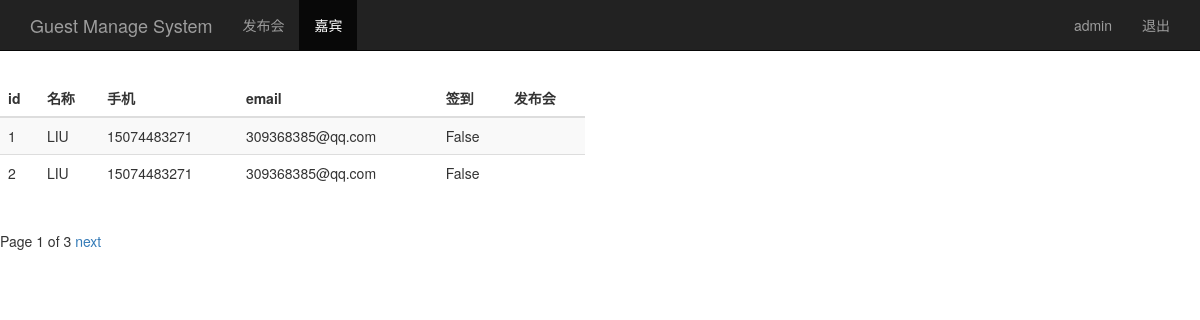
The page /guest_manage/ (signed in) on the database its author committed.
### sign/models.py (models this page shows, shortened)
class Guest(models.Model):
    event = models.ForeignKey(Event)#关联发布会主键
    realname = models.CharField(max_length=64)
    phone = models.CharField(max_length=16)
    email = models.EmailField()
    sign = models.BooleanField() #签到状态
    create_time = models.DateTimeField(auto_now=True)
    class Meta:
        unique_together = ('event','phone') #联合主键

### sign/views.py (the view)
# urls.py: url(r'^guest_manage/',views.guest_manage),
@login_required
def guest_manage(request):
    username = request.session.get('user','')
    guest_list = Guest.objects.all()
    paginator = Paginator(guest_list,2) # 对guestlist分页，每页条数据
    page = request.GET.get('page')
    try:
        contacts = paginator.page(page) # 获取page页
    except PageNotAnInteger:
        contacts = paginator.page(1)
    except EmptyPage:
        contacts = paginator.page(paginator.num_pages)
    return render(request,'guest_manage.html',{'user':username,'guests':contacts}) #返回当前页数据

### templates/guest_manage.html (shortened to what this page needs)
<!DOCTYPE html>
<html lang="en">
<head>
    {% load bootstrap3 %}
    {% bootstrap_css %}
</head>
<body>
    <nav class="navbar navbar-inverse navbar-fixed-top">
        <div class="container">
            <div class="navbar-header">
                <a class="navbar-brand" href="/event_manage/">Guest Manage System</a>
            </div>
            <div id ='navbar' class="collapse navbar-collapse">
                <ul class="nav navbar-nav">
                <li ><a href="/event_manage">发布会</a></li>
                <li class="active"><a href="#">嘉宾</a></li>
            </ul>
            <ul class="nav navbar-nav navbar-right">
                <li><a href="#">{{user}}</a></li>
                <li><a href="/logout/">退出</a></li>
            </ul>
            </div>
        </div>
    </nav>
<div class="row" style="padding-top: 80px;">
    <div class="col-md-6">
        <table class="table table-striped">
            <thead>
            <tr>
                <th>id</th><th>名称</th><th>手机</th><th>email</th><th>签到</th>
                <th>发布会</th>
            </tr>
            </thead>
            <tbody>
            {% for guest in guests %}
                <tr>
                    <td>{{ guest.id }}</td>
                    <td>{{ guest.realname }}</td>
                    <td>{{ guest.phone }}</td>
                    <td>{{ guest.email }}</td>
                    <td>{{ guest.sign }}</td>
                    <td>{{ guset.event }}</td>
                </tr>
            {% endfor %}
            </tbody>
        </table>
    </div>
</div>
<div class="pagination">
    <span class ='step-links'>
            <span class="current">
                Page {{ guests.number }} of {{ guests.paginator.num_pages }}
            </span>
        {% if guests.has_next %}
            <a href="?page={{ guests.next_page_number }}">next</a>
        {% endif %}
    </span>
</div>
</body>
</html>

### rows shown on the page
Guest: id "1", realname "LIU", phone "15074483271", email "309368385@qq.com", sign "False"
Guest: id "2", realname "LIU", phone "15074483271", email "309368385@qq.com", sign "False"

### other values the page prints
{{ user }} "admin"
{{ guests.number }} "1"
{{ guests.paginator.num_pages }} "3"
